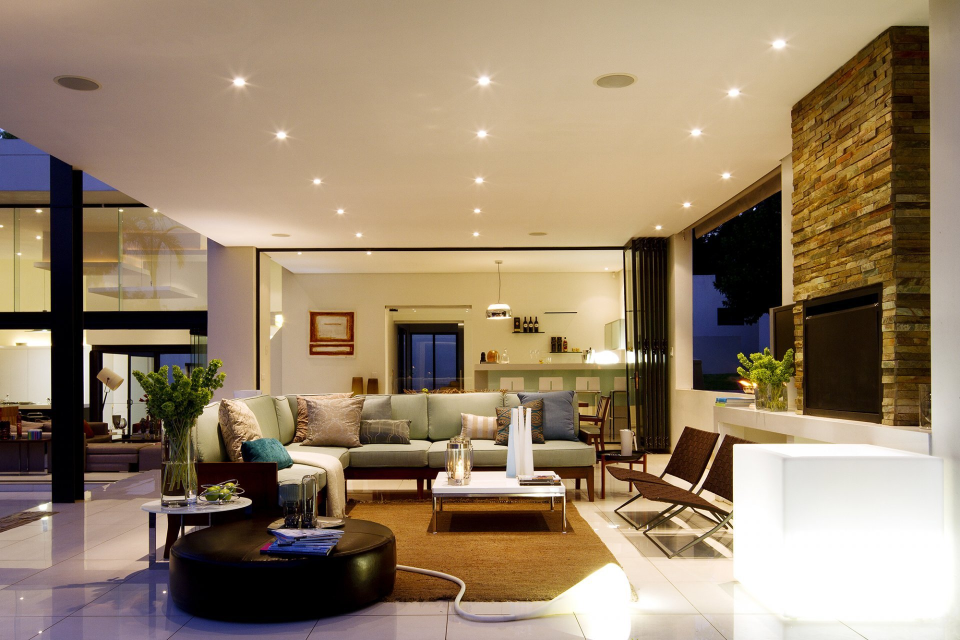
#> input picture repository/resources/sent_images/1626938042_11-almode_ru-p-osveshchenie-v-chastnom-dome-11.jpg, 1920 x 1280 px, given in place of test.png, which was not available (shown at 1/2 size)
$ python -i app.py   (imports and definitions only)   (older library calls are emulated)
#> lines starting #> are read from the running program, lines starting #| are printed output that depends on the picture; pictures that were not available may be replaced by others from this repository, and a replacement may not be noted
#> in build_graphics, image is the input picture: PIL image 1920x1280 RGB; mean R, G, B 151.5, 131.8, 107.5
### robust_hashing/__init__.py
import numpy as np
from PIL import Image
import scipy.fftpack

""" Библиотека работает с hash_size  4, 16, 64 или 256 """

""" ANTIALIAS -это фильтр, используемый в библиотеке Pillow для улучшения качества изображений при изменении их размера.
Он используется для сглаживания краев изображения и предотвращения появления артефактов при изменении размера. ANTIALIAS
был переименован в Lanczos в версии Pillow 2.7.0, но по-прежнему используется для улучшения качества изображений. """

try:
    ANTIALIAS = Image.Resampling.LANCZOS
except AttributeError:
    ANTIALIAS = Image.ANTIALIAS


# [5 lines left out: function _binary_array_to_hex, not called in this run]


class ImageHash:
    """Инкапсуляция хеша. Может использоваться для ключей словаря и сравнений."""

    def __init__(self, binary_array: np.array):
        self.__binary_array = binary_array.flatten()
        self.__value = sum([2 ** i for i, v in enumerate(self.__binary_array) if v])

    @property
    def binary_array(self):
        return self.__binary_array

    @property
    def value(self):
        return self.__value

    def __str__(self):
        return _binary_array_to_hex(self.binary_array)

    def __repr__(self):
        return repr(self.value)

    def __sub__(self, other) -> int:
        if other.__class__ is self.__class__:
            if self.binary_array.size != other.binary_array.size:
                raise TypeError('ImageHash должны иметь одинаковую длину.', self.binary_array.size, other.hash.size)
            return np.count_nonzero(self.binary_array != other.binary_array)
        else:
            return NotImplemented

    # [11 lines left out: functions __eq__, __ne__, not called in this run]

    def __hash__(self) -> int:
        # Возвращает целое число
        return self.value

    def __len__(self):
        # Возвращает битовую длину хеша
        return self.binary_array.size


# [4 lines left out: function uint_to_hash, not called in this run]


def average_hash(image: Image.Image, hash_size: int) -> ImageHash:
    """
    Вычисление Average Hash

    @image должно быть экземпляром PIL.
    """
#> called with hash_size = 16
    if hash_size < 4:
        raise ValueError('Размер хеша должен быть больше или равен 4')

    # уменьшить размер и сложность, затем преобразовать в оттенки серого
    image = image.convert('L').resize((int(np.sqrt(hash_size)), int(np.sqrt(hash_size))), ANTIALIAS)

    # найти среднее значение пикселя; «пиксели» — это массив значений пикселей в диапазоне от 0 (черный) до 255 (белый).
    pixels = np.asarray(image, dtype=np.uint8)
#> pixels = [[130, 164, 192, 138], [122, 177, 148, 67], [89, 127, 107, 116], [85, 62, 169, 252]]
    avg = np.mean(pixels)
#> avg = 134.1

    # создать строку битов
    diff = np.asarray(pixels > avg)
#> diff = [[False, True, True, True], [False, True, True, False], [False, False, False, False], [False, False, True, True]]
    # составить хеш
    return ImageHash(diff)


def phash(image: Image.Image, hash_size: int, midfreq_factor: int) -> ImageHash:
    """
    Вычисление Perceptual hash

    @image должно быть экземпляром PIL.
    """
#> called with hash_size = 16, midfreq_factor = 4
    if hash_size < 4:
        raise ValueError('Размер хеша должен быть больше или равен 4')

    img_size = int(np.sqrt(hash_size)) * midfreq_factor
    image = image.convert('L').resize((img_size, img_size), ANTIALIAS)
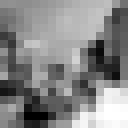
#> image: PIL image 16x16 L (shown 8 times larger); min 0, max 255, mean 134.4
    pixels = np.asarray(image, dtype=np.uint8)
    dct = scipy.fftpack.dct(scipy.fftpack.dct(pixels, axis=0), axis=1)
    dctlowfreq = dct[:int(np.sqrt(hash_size)), :int(np.sqrt(hash_size))]
#> dctlowfreq = [[137580, -10705.7, -7121, 1859.1], [3576.6, 12263.5, -10559.7, -718], [11306.6, -10700.1, 5801.6, 6756.4], [-3954.8, -62.05, 2004.8, -2743.9]]
    med = np.median(dctlowfreq)
#> med = 898.5
    diff = np.asarray(dctlowfreq > med)
#> diff = [[True, False, False, True], [True, True, False, False], [True, False, True, True], [False, False, True, False]]
    return ImageHash(diff)


def dhash(image: Image.Image, hash_size: int) -> ImageHash:
    """
    Вычисление Difference Hash

    вычисляет различия по горизонтали

    @image должно быть экземпляром PIL.
    """
#> called with hash_size = 16
    if hash_size < 4:
        raise ValueError('Размер хеша должен быть больше или равен 4')

    image = image.convert('L').resize((int(np.sqrt(hash_size)) + 1, int(np.sqrt(hash_size))), ANTIALIAS)
    pixels = np.asarray(image, dtype=np.uint8)
#> pixels = [[125, 157, 177, 193, 123], [112, 165, 181, 119, 63], [82, 119, 126, 97, 124], [102, 45, 115, 197, 255]]
    # вычисляет различия между столбцами
    diff = np.asarray(pixels[:, 1:] > pixels[:, :-1])
#> diff = [[True, True, True, False], [True, True, False, False], [True, True, False, True], [False, True, True, True]]
    return ImageHash(diff)

### app.py
import base64
import io
import json
import os
import time
import unittest
from PIL import Image, ImageEnhance, ImageFilter
import numpy as np
import requests
import sqlite3
from flask import Flask, jsonify, request
import matplotlib.pyplot as plt
import image_reconstruction
import robust_hashing as rh
from image_reconstruction import ImageReconstruction

# [1 line not run here, left out]

port = 5000
headers = {'Content-Type': 'application/json'}

conn = sqlite3.connect('./repository/images.db')
# Дропаем, если таблица уже существует
# [7 lines not run here, left out]


# [17 lines that did not run here, left out]


# [9 lines that did not run here, left out]


class MyConstants:
    HASH_SIZE: int = 16
    MIDFREQ_FACTOR: int = 4
    WINDOW_SIZE: int = 128
    KEY: int = 5178


# [5 lines left out: function format_time, not called in this run]


def gamma_function(stop: int) -> np.uint:
    return np.random.randint(0, stop)


# [102 lines that did not run here, left out]


# [44 lines that did not run here, left out]


class TestRobustHash(unittest.TestCase):
    # [127 lines left out: functions test_average_hash, test_phash, test_dhash, not called in this run]


# [15 lines of commented-out code are left out]

def show_graphic(title: str, x: list, x_label: str, distance_average_hash: list, distance_phash: list,
                 distance_dhash: list) -> None:
#> called with x_label = 'Градус'
    plt.plot(x, distance_average_hash, label='Average Hash', marker='o')
    plt.plot(x, distance_phash, label='pHash', marker='o')
    plt.plot(x, distance_dhash, label='dHash', marker='o')
    # добавление легенды и заголовка
    plt.legend()
    plt.title(title)
    plt.xlabel(x_label, fontsize=14)
    plt.ylabel('Расстояние Хемминга', fontsize=14)

    # включаем дополнительные отметки на осях
    plt.minorticks_on()

    plt.xlim([0., max(x) + 1])
    plt.ylim([0., MyConstants.HASH_SIZE])
    # включаем основную сетку
    plt.grid(which='major')
    # включаем дополнительную сетку
    plt.grid(which='minor', linestyle=':')
    plt.tight_layout()
    plt.show()
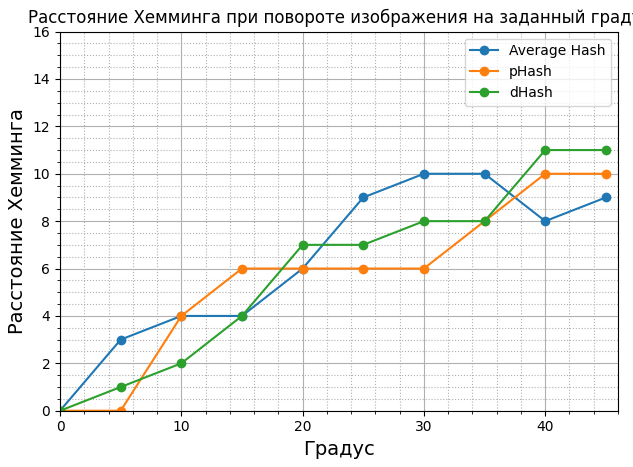
#> figure drawn by matplotlib, 1 panel; curve peaks at x = 30, y = 10; curve peaks at x = 40, y = 10; curve peaks at x = 40, y = 11


def build_graphics() -> None:
    filename = 'test.png'

    with Image.open(filename) as image:
        h_average_hash = rh.average_hash(image, hash_size=MyConstants.HASH_SIZE)
        h_phash = rh.phash(image,
                           hash_size=MyConstants.HASH_SIZE,
                           midfreq_factor=MyConstants.MIDFREQ_FACTOR)
        h_dhash = rh.dhash(image, hash_size=MyConstants.HASH_SIZE)

    degrees = list(range(0, 50, 5))
    distance_average_hash = []
    distance_phash = []
    distance_dhash = []
    for d in degrees:
        with Image.open(filename) as image:
            distance_average_hash.append(
                h_average_hash - rh.average_hash(image.rotate(d), hash_size=MyConstants.HASH_SIZE))
            distance_phash.append(h_phash - rh.phash(image.rotate(d),
                                                     hash_size=MyConstants.HASH_SIZE,
                                                     midfreq_factor=MyConstants.MIDFREQ_FACTOR))
            distance_dhash.append(h_dhash - rh.dhash(image.rotate(d), hash_size=MyConstants.HASH_SIZE))

    show_graphic('Расстояние Хемминга при повороте изображения на заданный градус', degrees, 'Градус',
                 distance_average_hash, distance_phash, distance_dhash)

    # Преобразование изображения в массив NumPy
    with Image.open(filename) as image:
        image_array = np.array(image)

    # Создание гауссовского шума
    noise = np.random.normal(0, 10, image_array.shape)
    noisy_image_array = np.clip(image_array + noise, 0, 255).astype(np.uint8)

    # Преобразование массива NumPy обратно в изображение
    noisy_image = Image.fromarray(noisy_image_array)

    radius = list(range(0, 50, 5))
    distance_average_hash = []
    distance_phash = []
    distance_dhash = []
    for r in radius:
        distance_average_hash.append(
            h_average_hash - rh.average_hash(noisy_image.filter(ImageFilter.GaussianBlur(radius=r)),
                                             hash_size=MyConstants.HASH_SIZE))
        distance_phash.append(h_phash - rh.phash(noisy_image.filter(ImageFilter.GaussianBlur(radius=r)),
                                                 hash_size=MyConstants.HASH_SIZE,
                                                 midfreq_factor=MyConstants.MIDFREQ_FACTOR))
        distance_dhash.append(h_dhash - rh.dhash(noisy_image.filter(ImageFilter.GaussianBlur(radius=r)),
                                                 hash_size=MyConstants.HASH_SIZE))
#> this loop made 10 passes
#> (avg in average_hash, med in phash) on passes 1 to 10: (133.7, 907.2), (133.7, 894.5), (133.8, 913.2), (133.8, 899.3), (133.8, 882.4), (133.9, 824.6), (133.9, 807.8), (133.8, 751.3), (133.9, 710.2), (134, 669.2)
#> after the loop, distance_average_hash = [0, 0, 0, 0, 0, 0, 0, 0, 0, 0]; distance_dhash = [0, 0, 0, 0, 0, 0, 0, 0, 0, 0]; distance_phash = [0, 0, 0, 0, 0, 0, 0, 0, 0, 0]

    show_graphic('Расстояние Хемминга при Гауссовском зашумлении изображения', radius, 'Радиус зашумления',
                 distance_average_hash, distance_phash, distance_dhash)
#> call 2 of show_graphic, with x_label = 'Радиус зашумления'
#> in show_graphic (call 2), `plt.show()`:
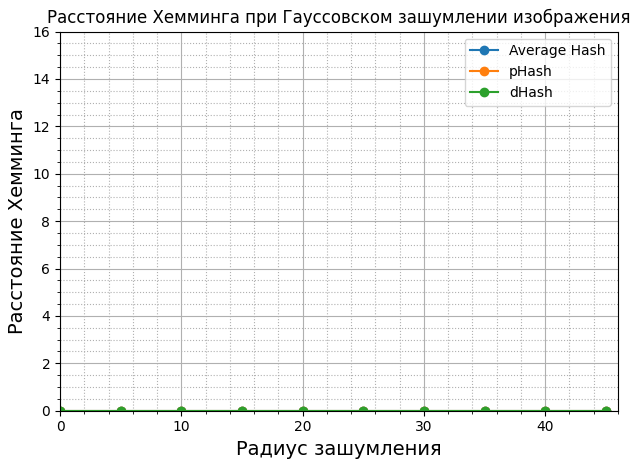
#> figure drawn by matplotlib, 1 panel
    # Изменение яркости изображения (затемнение)
    lst = list(range(0, 100, 10))
    distance_average_hash = []
    distance_phash = []
    distance_dhash = []
    for x in lst:
        with Image.open(filename) as image:
            enhancer = ImageEnhance.Brightness(image).enhance(x)
#> enhancer: PIL image 1920x1280 RGB; every value is 0
        distance_average_hash.append(h_average_hash - rh.average_hash(enhancer, hash_size=MyConstants.HASH_SIZE))
        distance_phash.append(h_phash - rh.phash(enhancer,
                                                 hash_size=MyConstants.HASH_SIZE,
                                                 midfreq_factor=MyConstants.MIDFREQ_FACTOR))
#> in phash (call 22), `image = image.convert('L').resize((img_size, img_size), ANTIALIAS)`: image: PIL image 16x16 L; every value is 0
        distance_dhash.append(h_dhash - rh.dhash(enhancer, hash_size=MyConstants.HASH_SIZE))

    show_graphic('Расстояние Хемминга при изменении яркости изображения', lst, '% от начальной яркости',
                 distance_average_hash, distance_phash, distance_dhash)
#> call 3 of show_graphic, with x_label = '% от начальной яркости'
#> in show_graphic (call 3), `plt.show()`:
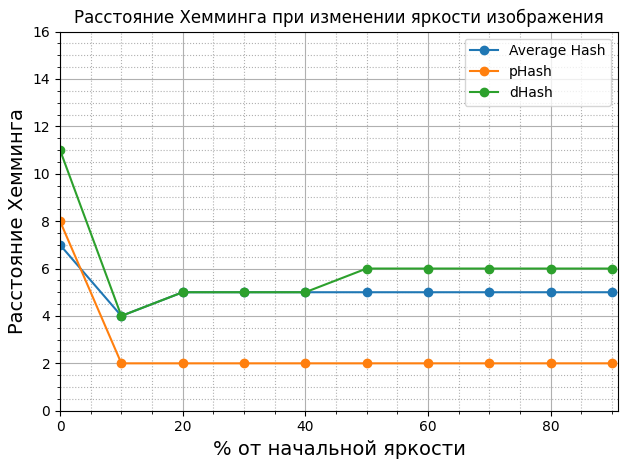
#> figure drawn by matplotlib, 1 panel; curve peaks at x = 0, y = 7; curve peaks at x = 0, y = 8; curve peaks at x = 0, y = 11


# [5 lines not run here, left out]
    # with Image.open('test.png') as image:
    #     image_reconstruction.ImageReconstruction.reconstruction_with_pca(image, 1)

>>> result = build_graphics()
